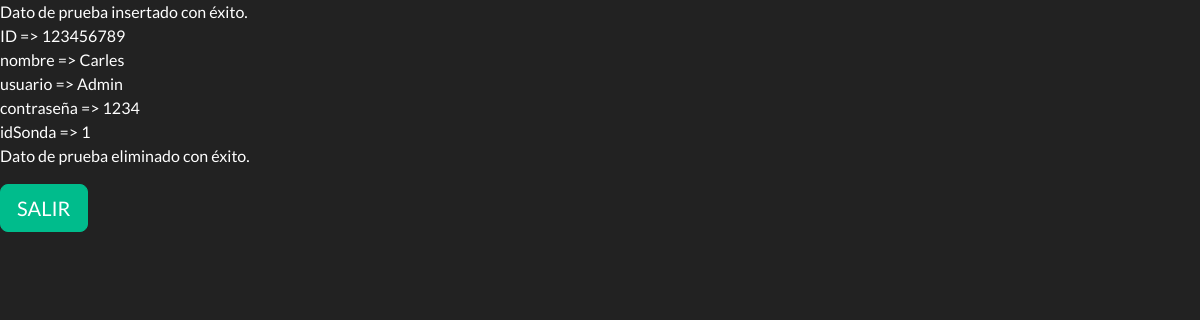
/tests/test_bd_Usuarios.php, run on an earlier commit of the app's database.
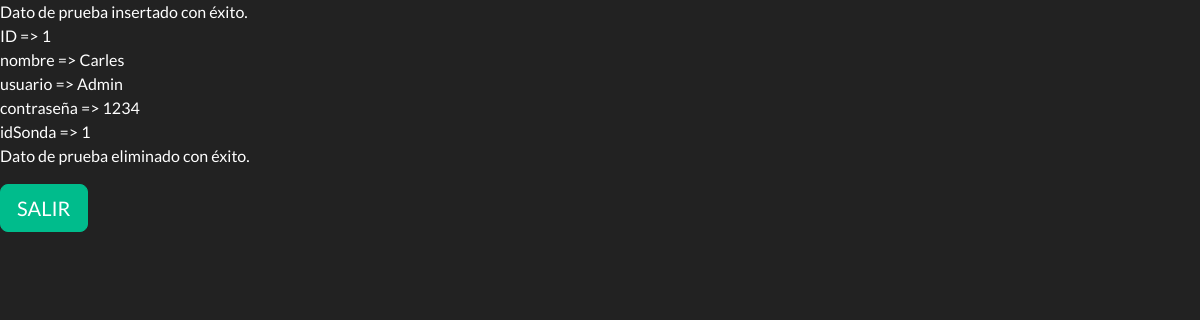
And on a later commit of the database.
### tables this page shows
CREATE TABLE `usuarios` (
  `ID` int(15) NOT NULL,
  `nombre` char(25) NOT NULL,
  `usuario` char(15) NOT NULL,
  `contraseña` char(15) NOT NULL,
  `idSonda` int(15) NOT NULL
);

### tests/test_bd_Usuarios.php (the view, shortened to what this page needs)
<link rel="stylesheet" href="../css/bootstrap.min.css" />
<?php
$servername = "localhost";
$username = "root";
$password = "";
$dbname = "proyecto3a";
$conn = new mysqli($servername, $username, $password, $dbname);
$test_data = "INSERT INTO usuarios (nombre, usuario,contraseña,idSonda) VALUES ('hola','holaUsuario','holaContraseña','33')";
if ($conn->query($test_data) === TRUE) {
    $sql = "SELECT * FROM usuarios ORDER BY id DESC LIMIT 1";
    $result = $conn->query($sql);
    $row = $result->fetch_assoc();
    foreach($row as $key => $value) {
        echo $key . " => " . $value . "<br>";
    }
} else {
    echo "Error al insertar el dato de prueba: " . $conn->error . "<br>";
}
$delete_test_data = "DELETE FROM usuarios WHERE nombre='hola' AND usuario='holaUsuario' AND contraseña='holaContraseña' AND idSonda='33'";
if ($conn->query($delete_test_data) === TRUE) {
    echo "Dato de prueba eliminado con éxito.<br>";
} else {
    echo "Error al eliminar el dato de prueba: " . $conn->error . "<br>";
}
?>
<p class="lead">
    <a class="btn btn-success btn-lg" href="../index.php" role="button">SALIR</a>
</p>

What changed in the data, as far as the page shows it:
removed usuarios: ID "123456789", nombre "Carles", usuario "Admin", contraseña "1234", idSonda "1"
added usuarios: ID "1", nombre "Carles", usuario "Admin", contraseña "1234", idSonda "1"
Also different on the page:
new list line: "ID =>"
list line gone: "ID =>"
